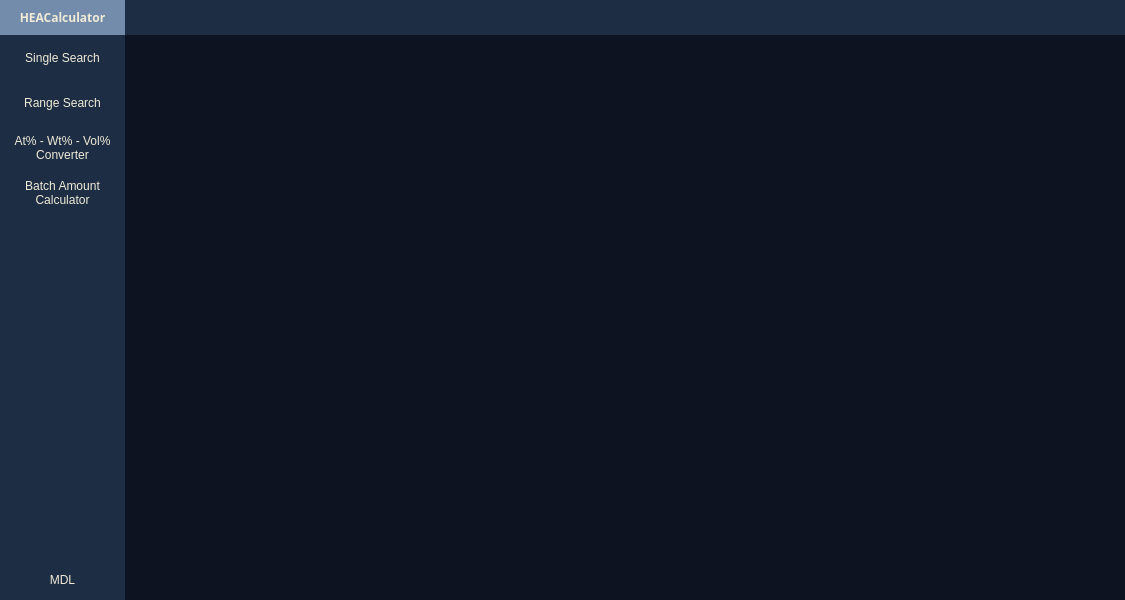
<?xml version="1.0" encoding="UTF-8"?>
<ui version="4.0">
 <class>HEACalculator</class>
 <widget class="QMainWindow" name="HEACalculator">
  <property name="geometry">
   <rect>
    <x>0</x>
    <y>0</y>
    <width>1125</width>
    <height>600</height>
   </rect>
  </property>
  <property name="minimumSize">
   <size>
    <width>1125</width>
    <height>600</height>
   </size>
  </property>
  <property name="maximumSize">
   <size>
    <width>1125</width>
    <height>600</height>
   </size>
  </property>
  <property name="windowTitle">
   <string>HEACalculator | MDL</string>
  </property>
  <property name="windowIcon">
   <iconset resource="HEACalculator.qrc">
    <normaloff>:/icons/images/icon.ico</normaloff>:/icons/images/icon.ico</iconset>
  </property>
  <property name="styleSheet">
   <string notr="true">background-color: rgb(13, 19, 33);</string>
  </property>
  <widget class="QWidget" name="centralwidget">
   <layout class="QVBoxLayout" name="verticalLayout">
    <property name="spacing">
     <number>0</number>
    </property>
    <property name="leftMargin">
     <number>0</number>
    </property>
    <property name="topMargin">
     <number>0</number>
    </property>
    <property name="rightMargin">
     <number>0</number>
    </property>
    <property name="bottomMargin">
     <number>0</number>
    </property>
    <item>
     <widget class="QFrame" name="TopBar">
      <property name="maximumSize">
       <size>
        <width>16777215</width>
        <height>40</height>
       </size>
      </property>
      <property name="styleSheet">
       <string notr="true">background-color: rgb(29, 45, 68);</string>
      </property>
      <property name="frameShape">
       <enum>QFrame::NoFrame</enum>
      </property>
      <property name="frameShadow">
       <enum>QFrame::Raised</enum>
      </property>
      <layout class="QHBoxLayout" name="horizontalLayout">
       <property name="spacing">
        <number>0</number>
       </property>
       <property name="leftMargin">
        <number>0</number>
       </property>
       <property name="topMargin">
        <number>0</number>
       </property>
       <property name="rightMargin">
        <number>0</number>
       </property>
       <property name="bottomMargin">
        <number>0</number>
       </property>
       <item>
        <widget class="QFrame" name="toggle_f">
         <property name="maximumSize">
          <size>
           <width>125</width>
           <height>40</height>
          </size>
         </property>
         <property name="styleSheet">
          <string notr="true">background-color: #748CAB;</string>
         </property>
         <property name="frameShape">
          <enum>QFrame::NoFrame</enum>
         </property>
         <property name="frameShadow">
          <enum>QFrame::Raised</enum>
         </property>
         <layout class="QVBoxLayout" name="verticalLayout_2">
          <item>
           <widget class="QLabel" name="lblTitle">
            <property name="font">
             <font>
              <family>Roboto Mono for Powerline</family>
              <bold>true</bold>
             </font>
            </property>
            <property name="styleSheet">
             <string notr="true">color: rgb(240, 235, 216);
border: 0px solid;</string>
            </property>
            <property name="text">
             <string>HEACalculator</string>
            </property>
            <property name="alignment">
             <set>Qt::AlignCenter</set>
            </property>
           </widget>
          </item>
         </layout>
        </widget>
       </item>
       <item>
        <widget class="QFrame" name="title_f">
         <property name="styleSheet">
          <string notr="true">QPushButton {
	color: #F0EBD8;
	border: 0px solid;
}

QPushButton:hover {
	background-color: #3E5C76
}

QPushButton:pressed {	
	background-color: #748CAB;
}</string>
         </property>
         <property name="frameShape">
          <enum>QFrame::NoFrame</enum>
         </property>
         <property name="frameShadow">
          <enum>QFrame::Raised</enum>
         </property>
         <layout class="QHBoxLayout" name="horizontalLayout_3">
          <property name="spacing">
           <number>0</number>
          </property>
          <property name="leftMargin">
           <number>0</number>
          </property>
          <property name="topMargin">
           <number>0</number>
          </property>
          <property name="rightMargin">
           <number>0</number>
          </property>
          <property name="bottomMargin">
           <number>0</number>
          </property>
          <item>
           <widget class="QFrame" name="frame">
            <property name="frameShape">
             <enum>QFrame::NoFrame</enum>
            </property>
            <property name="frameShadow">
             <enum>QFrame::Raised</enum>
            </property>
           </widget>
          </item>
          <item>
           <widget class="QFrame" name="frame_2">
            <property name="maximumSize">
             <size>
              <width>40</width>
              <height>16777215</height>
             </size>
            </property>
            <property name="styleSheet">
             <string notr="true">QPushButton {
	border: 0px solid;
	color: #F0EBD8
}</string>
            </property>
            <property name="frameShape">
             <enum>QFrame::NoFrame</enum>
            </property>
            <property name="frameShadow">
             <enum>QFrame::Raised</enum>
            </property>
            <layout class="QHBoxLayout" name="horizontalLayout_4">
             <property name="spacing">
              <number>0</number>
             </property>
             <property name="leftMargin">
              <number>0</number>
             </property>
             <property name="topMargin">
              <number>0</number>
             </property>
             <property name="rightMargin">
              <number>0</number>
             </property>
             <property name="bottomMargin">
              <number>0</number>
             </property>
             <item>
              <widget class="QPushButton" name="btnClose">
               <property name="maximumSize">
                <size>
                 <width>40</width>
                 <height>40</height>
                </size>
               </property>
               <property name="focusPolicy">
                <enum>Qt::NoFocus</enum>
               </property>
               <property name="text">
                <string/>
               </property>
               <property name="icon">
                <iconset resource="HEACalculator.qrc">
                 <normaloff>:/icons/images/multiply.png</normaloff>:/icons/images/multiply.png</iconset>
               </property>
               <property name="iconSize">
                <size>
                 <width>20</width>
                 <height>20</height>
                </size>
               </property>
              </widget>
             </item>
            </layout>
           </widget>
          </item>
         </layout>
        </widget>
       </item>
      </layout>
     </widget>
    </item>
    <item>
     <widget class="QFrame" name="Content">
      <property name="frameShape">
       <enum>QFrame::NoFrame</enum>
      </property>
      <property name="frameShadow">
       <enum>QFrame::Raised</enum>
      </property>
      <layout class="QHBoxLayout" name="horizontalLayout_2">
       <property name="spacing">
        <number>0</number>
       </property>
       <property name="leftMargin">
        <number>0</number>
       </property>
       <property name="topMargin">
        <number>0</number>
       </property>
       <property name="rightMargin">
        <number>0</number>
       </property>
       <property name="bottomMargin">
        <number>0</number>
       </property>
       <item>
        <widget class="QFrame" name="menu_f">
         <property name="minimumSize">
          <size>
           <width>125</width>
           <height>0</height>
          </size>
         </property>
         <property name="maximumSize">
          <size>
           <width>125</width>
           <height>16777215</height>
          </size>
         </property>
         <property name="styleSheet">
          <string notr="true">QFrame {
background-color: rgb(29, 45, 68);
}

QPushButton {
	background-color: rgb(29, 45, 68);
	border: 0px solid;
}

QPushButton:hover {
	background-color: #748CAB
}

QPushButton:pressed {	
	background-color: #748CAB;
}</string>
         </property>
         <property name="frameShape">
          <enum>QFrame::NoFrame</enum>
         </property>
         <property name="frameShadow">
          <enum>QFrame::Raised</enum>
         </property>
         <layout class="QVBoxLayout" name="verticalLayout_3">
          <property name="spacing">
           <number>0</number>
          </property>
          <property name="leftMargin">
           <number>0</number>
          </property>
          <property name="topMargin">
           <number>0</number>
          </property>
          <property name="rightMargin">
           <number>0</number>
          </property>
          <property name="bottomMargin">
           <number>0</number>
          </property>
          <item alignment="Qt::AlignTop">
           <widget class="QFrame" name="menu_top_f">
            <property name="styleSheet">
             <string notr="true">QPushButton {
	color: #F0EBD8;
	border: 0px solid;
}

QPushButton:hover {
	background-color: #3E5C76
}

QPushButton:pressed {	
	background-color: #748CAB;
}</string>
            </property>
            <property name="frameShape">
             <enum>QFrame::NoFrame</enum>
            </property>
            <property name="frameShadow">
             <enum>QFrame::Raised</enum>
            </property>
            <layout class="QVBoxLayout" name="verticalLayout_4">
             <property name="spacing">
              <number>0</number>
             </property>
             <property name="leftMargin">
              <number>0</number>
             </property>
             <property name="topMargin">
              <number>0</number>
             </property>
             <property name="rightMargin">
              <number>0</number>
             </property>
             <property name="bottomMargin">
              <number>0</number>
             </property>
             <item>
              <widget class="QPushButton" name="btnSingleSearch">
               <property name="enabled">
                <bool>true</bool>
               </property>
               <property name="sizePolicy">
                <sizepolicy hsizetype="Expanding" vsizetype="Expanding">
                 <horstretch>0</horstretch>
                 <verstretch>0</verstretch>
                </sizepolicy>
               </property>
               <property name="minimumSize">
                <size>
                 <width>0</width>
                 <height>45</height>
                </size>
               </property>
               <property name="focusPolicy">
                <enum>Qt::NoFocus</enum>
               </property>
               <property name="styleSheet">
                <string notr="true"/>
               </property>
               <property name="text">
                <string>Single Search</string>
               </property>
               <property name="autoDefault">
                <bool>false</bool>
               </property>
               <property name="default">
                <bool>false</bool>
               </property>
               <property name="flat">
                <bool>false</bool>
               </property>
              </widget>
             </item>
             <item>
              <widget class="QPushButton" name="btnRangeSearch">
               <property name="minimumSize">
                <size>
                 <width>0</width>
                 <height>45</height>
                </size>
               </property>
               <property name="focusPolicy">
                <enum>Qt::NoFocus</enum>
               </property>
               <property name="styleSheet">
                <string notr="true"/>
               </property>
               <property name="text">
                <string>Range Search</string>
               </property>
              </widget>
             </item>
             <item>
              <widget class="QPushButton" name="btnConverter">
               <property name="minimumSize">
                <size>
                 <width>0</width>
                 <height>45</height>
                </size>
               </property>
               <property name="focusPolicy">
                <enum>Qt::NoFocus</enum>
               </property>
               <property name="styleSheet">
                <string notr="true"/>
               </property>
               <property name="text">
                <string>At% - Wt% - Vol%
Converter</string>
               </property>
              </widget>
             </item>
             <item>
              <widget class="QPushButton" name="btnBatchAmount">
               <property name="minimumSize">
                <size>
                 <width>0</width>
                 <height>45</height>
                </size>
               </property>
               <property name="focusPolicy">
                <enum>Qt::NoFocus</enum>
               </property>
               <property name="styleSheet">
                <string notr="true"/>
               </property>
               <property name="text">
                <string>Batch Amount
Calculator</string>
               </property>
              </widget>
             </item>
            </layout>
           </widget>
          </item>
          <item alignment="Qt::AlignBottom">
           <widget class="QFrame" name="menu_down_f">
            <property name="styleSheet">
             <string notr="true">QPushButton {
	color: #F0EBD8;
	border: 0px solid;
}

QPushButton:hover {
	background-color: #3E5C76
}

QPushButton:pressed {	
	background-color: #748CAB;
}</string>
            </property>
            <property name="frameShape">
             <enum>QFrame::NoFrame</enum>
            </property>
            <property name="frameShadow">
             <enum>QFrame::Raised</enum>
            </property>
            <layout class="QVBoxLayout" name="verticalLayout_5">
             <property name="spacing">
              <number>0</number>
             </property>
             <property name="leftMargin">
              <number>0</number>
             </property>
             <property name="topMargin">
              <number>0</number>
             </property>
             <property name="rightMargin">
              <number>0</number>
             </property>
             <property name="bottomMargin">
              <number>0</number>
             </property>
             <item>
              <widget class="QPushButton" name="btnMDL">
               <property name="minimumSize">
                <size>
                 <width>0</width>
                 <height>40</height>
                </size>
               </property>
               <property name="focusPolicy">
                <enum>Qt::NoFocus</enum>
               </property>
               <property name="text">
                <string>MDL</string>
               </property>
              </widget>
             </item>
            </layout>
           </widget>
          </item>
         </layout>
        </widget>
       </item>
       <item>
        <widget class="QFrame" name="content_f">
         <property name="frameShape">
          <enum>QFrame::NoFrame</enum>
         </property>
         <property name="frameShadow">
          <enum>QFrame::Raised</enum>
         </property>
         <layout class="QVBoxLayout" name="verticalLayout_6">
          <property name="spacing">
           <number>0</number>
          </property>
          <property name="leftMargin">
           <number>5</number>
          </property>
          <property name="topMargin">
           <number>5</number>
          </property>
          <property name="rightMargin">
           <number>5</number>
          </property>
          <property name="bottomMargin">
           <number>5</number>
          </property>
          <item>
           <widget class="QStackedWidget" name="stackedWidget">
            <property name="focusPolicy">
             <enum>Qt::NoFocus</enum>
            </property>
            <property name="currentIndex">
             <number>-1</number>
            </property>
           </widget>
          </item>
         </layout>
        </widget>
       </item>
      </layout>
     </widget>
    </item>
   </layout>
  </widget>
 </widget>
 <tabstops>
  <tabstop>btnBatchAmount</tabstop>
  <tabstop>btnMDL</tabstop>
  <tabstop>btnClose</tabstop>
 </tabstops>
 <resources>
  <include location="HEACalculator.qrc"/>
 </resources>
 <connections/>
</ui>
